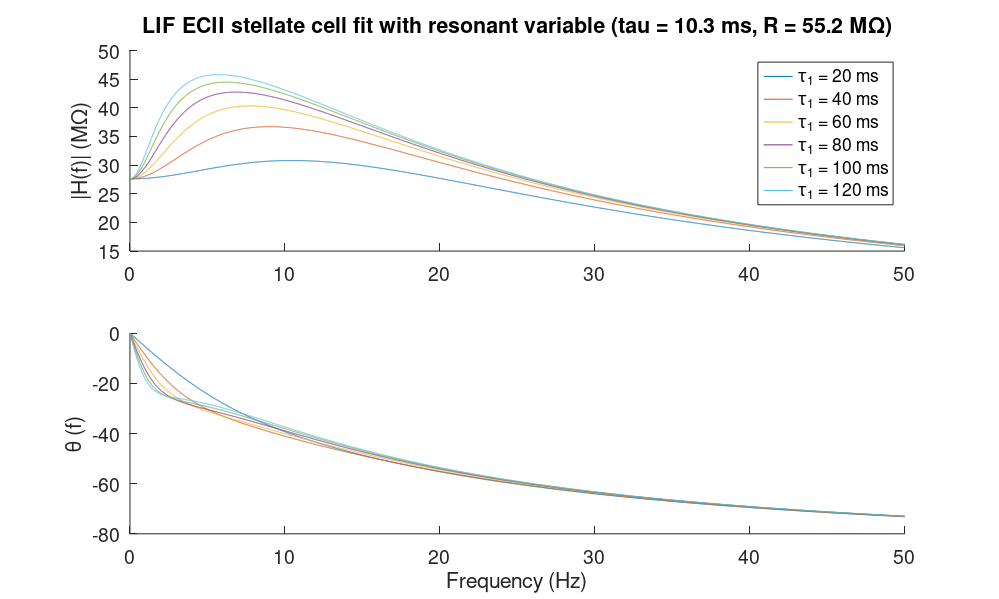
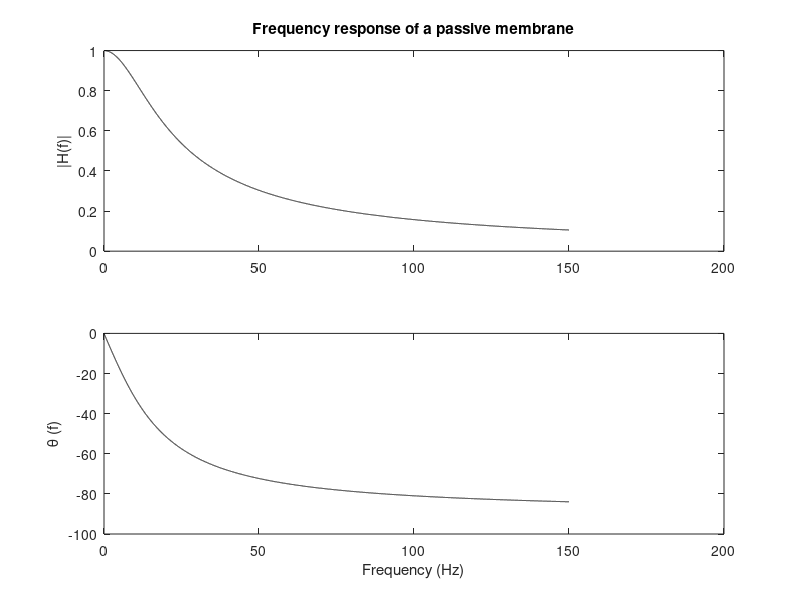
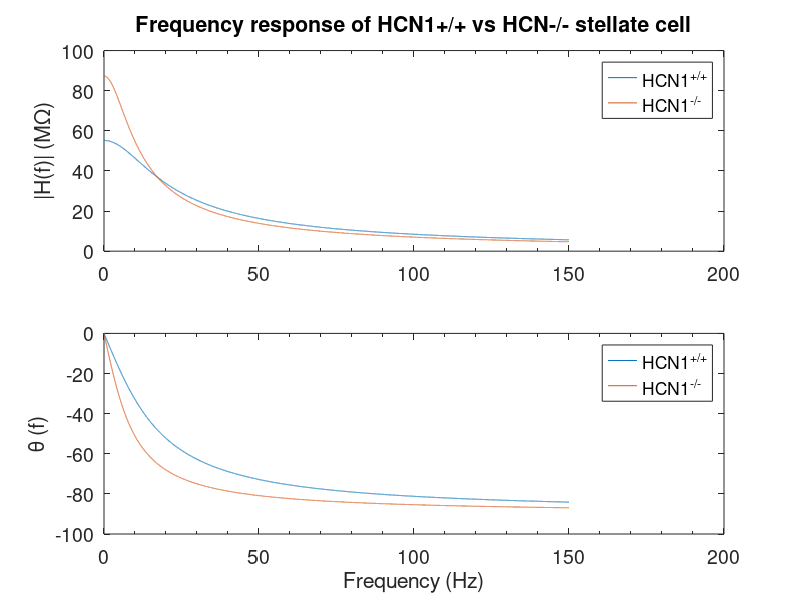

MATLAB code to generate these figures, in order:
% Plot the linear response of a passive chunk of integrate and fire
% membrane
close all;

tau = 0.01; % s
R = 1; % 10 MOhm

f = 0:0.01:150; % Hz

% Complex frequency response
H_f = R./(1 + i*2*pi*tau.*f);


fontSize = 14;
figure('Position', [600 500 1000 600]);

subplot(2, 1, 1, 'FontSize', fontSize);
plot(f, abs(H_f), 'k');
ylabel('|H(f)|');
title('Frequency response of a passive membrane');

subplot(2, 1, 2, 'FontSize', fontSize);
plot(f, angle(H_f)/2/pi*360, 'k');
xlabel('Frequency (Hz)');
ylabel('\theta (f)');


%
% Filtering properties given HCN+/+ and HCN-/-
%

% [HCN+/+ HCN-/-]

R_pp = 55.2 * 1e6;
R_mm = 87.3 * 1e6;
tau_pp = 10.3 * 1e-3;
tau_mm = 19.8 * 1e-3;
f = 0:0.01:150;

H_pp = R_pp./(1 + i*2*pi*tau_pp.*f);
H_mm = R_mm./(1 + i*2*pi*tau_mm.*f);

% Complex impedance
A = [H_pp; H_mm] * 1e-6;

fontSize = 14;
figure('Position', [600 500 1000 600]);


subplot(2, 1, 1, 'FontSize', fontSize, 'XMinorTick','on');
box on;
hold all;
plot(f, abs(A));
ylabel('|H(f)| (M\Omega)');
title('Frequency response of HCN1+/+ vs HCN-/- stellate cell');
legend('HCN1^{+/+}', 'HCN1^{-/-}');

subplot(2, 1, 2, 'XMinorTick','on', 'FontSize', fontSize);
box on;
hold all;
plot(f, angle(A)/2/pi*360);
xlabel('Frequency (Hz)');
ylabel('\theta (f)');
legend('HCN1^{+/+}', 'HCN1^{-/-}');


%
% Filtering properties of a resonant pasive membrane
%
tau  = 10.3 * 1e-3; % s
tau1_list = [20:20:120] * 1e-3;
R = 55.2*1e6; % 10 MOhm
gamma = 1;


fontSize = 14;
figure('Position', [600 500 1000 600]);

leg = {};
it = 1;

for tau1 = tau1_list
    f = 0:0.01:50; % Hz

    % Complex frequency response
    H_f = R./(1 + i*2*pi*tau.*f + gamma./(1 - i*2*pi.*f*tau1)) / 1e6;



    subplot(2, 1, 1, 'FontSize', fontSize);
    hold all;
    plot(f, abs(H_f));
    ylabel('|H(f)| (M\Omega)');
    title(['LIF ECII stellate cell fit with resonant variable (tau = ' num2str(tau*1e3) ' ms', ', R = ' num2str(R/1e6) ' M\Omega)']);

    subplot(2, 1, 2, 'FontSize', fontSize);
    hold all;
    plot(f, angle(H_f)/2/pi*360);
    xlabel('Frequency (Hz)');
    ylabel('\theta (f)');
    leg{it} = ['\tau_1 = ' num2str(tau1*1e3) ' ms'];
    it = it + 1;
end

subplot(2, 1, 1);
legend(leg); %, 'Location', 'EastOutside');

set(gcf,'PaperPositionMode','auto');
print('-depsc2', 'stellate_cell_resonant_filter.eps');
